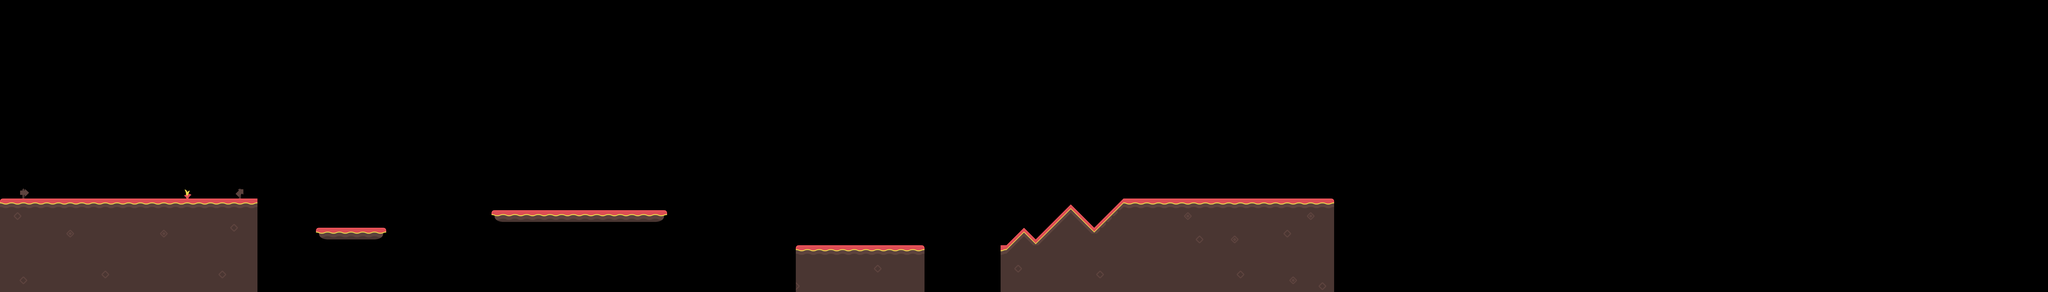

A level layout from a 2D game, rendered from its tile map. Below: a short description, then the map file with tile-grid data replaced by summaries:
An orthogonal 350x50 tile map with 32x32 px tiles, 1 tile layer (Tile Layer 1) and 11 objects.

<map version="1.2" tiledversion="1.2.4" orientation="orthogonal" renderorder="right-down" width="350" height="50" tilewidth="32" tileheight="32" infinite="0" nextlayerid="33" nextobjectid="31">
 <tileset firstgid="1" source="../tilesheet_complete.tsx" />
 <layer id="1" name="Tile Layer 1" width="350" height="50">
  <data>[17500 cells, 1818 non-empty, 61 distinct tile ids]</data>
 </layer>
 <objectgroup id="17" name="Object Layer 1">
  <object id="17" x="0" y="1600">
   <polyline points="0,0 0,-512 1408,-512 1408,0" />
  </object>
 </objectgroup>
 <objectgroup id="18" name="Object Layer 2">
  <object id="18" x="1728" y="1248">
   <polyline points="0,0 0,64 384,64 384,0" />
  </object>
 </objectgroup>
 <objectgroup id="19" name="Object Layer 3">
  <object id="19" x="2688" y="1216">
   <polyline points="0,0 0,-64 960,-64 960,0" />
  </object>
 </objectgroup>
 <objectgroup id="21" name="Object Layer 4">
  <object id="20" x="4352" y="1600">
   <polyline points="0,0 0,-256 704,-256 704,0" />
  </object>
 </objectgroup>
 <objectgroup id="26" name="Object Layer 5">
  <object id="24" x="5472" y="1600">
   <polyline points="0,0 0,-256 32,-256 32,0" />
  </object>
 </objectgroup>
 <objectgroup id="27" name="Object Layer 6">
  <object id="25" x="5504" y="1568">
   <polyline points="0,0 0,-224 96,-320 96,0" />
  </object>
 </objectgroup>
 <objectgroup id="28" name="Object Layer 7">
  <object id="26" x="5600" y="1536">
   <polyline points="0,0 0,-288 64,-224 64,-32" />
  </object>
 </objectgroup>
 <objectgroup id="29" name="Object Layer 8">
  <object id="27" x="5664" y="1568">
   <polyline points="0,0 0,-256 192,-448 192,0" />
  </object>
 </objectgroup>
 <objectgroup id="30" name="Object Layer 9">
  <object id="28" x="5856" y="1536">
   <polyline points="0,0 0,-416 128,-288 160,0" />
  </object>
 </objectgroup>
 <objectgroup id="31" name="Object Layer 10">
  <object id="29" x="5984" y="1472">
   <polyline points="0,0 0,-224 160,-384 160,-64" />
  </object>
 </objectgroup>
 <objectgroup id="32" name="Object Layer 11">
  <object id="30" x="6144" y="1376">
   <polyline points="0,0 0,-288 1152,-288" />
  </object>
 </objectgroup>
</map>
